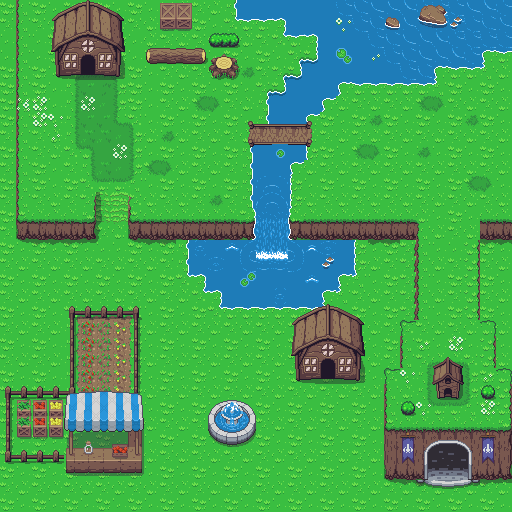

The image is a tile-based game level rendered from a .tmx file. Its description and source (layers, tilesets, objects; grid data summarised) follow:
An orthogonal 32x32 tile map with 16x16 px tiles, 10 tile layers (Cesped, Montaña, Decoración Suelo Traspasable, Decoración Suelo NO traspasable 2, ...).

<map version="1.2" tiledversion="1.3.1" orientation="orthogonal" renderorder="left-down" compressionlevel="0" width="32" height="32" tilewidth="16" tileheight="16" infinite="0" nextlayerid="15" nextobjectid="1">
 <tileset firstgid="1" source="../tsx/terreno.tsx" />
 <layer id="1" name="Cesped" width="32" height="32">
  <data>[1024 cells, 1024 non-empty, 24 distinct tile ids]</data>
 </layer>
 <layer id="4" name="Montaña" width="32" height="32">
  <data>[1024 cells, 150 non-empty, 25 distinct tile ids]</data>
 </layer>
 <layer id="10" name="Decoración Suelo Traspasable" width="32" height="32">
  <data>[1024 cells, 109 non-empty, 30 distinct tile ids]</data>
 </layer>
 <layer id="5" name="Decoración Suelo NO traspasable 2" width="32" height="32">
  <data>[1024 cells, 0 non-empty, 0 distinct tile ids]</data>
 </layer>
 <layer id="13" name="Decoraciñon Paredes" width="32" height="32">
  <data>[1024 cells, 20 non-empty, 18 distinct tile ids]</data>
 </layer>
 <layer id="8" name="Agua" width="32" height="32">
  <data>[1024 cells, 142 non-empty, 31 distinct tile ids]</data>
 </layer>
 <layer id="6" name="Decoración Suelo NO traspasable" width="32" height="32">
  <data>[1024 cells, 109 non-empty, 67 distinct tile ids]</data>
 </layer>
 <layer id="12" name="Decoración Suelo Traspasable por DETRAS" width="32" height="32">
  <data>[1024 cells, 34 non-empty, 24 distinct tile ids]</data>
 </layer>
 <layer id="9" name="Decoración Agua" width="32" height="32">
  <data>[1024 cells, 12 non-empty, 11 distinct tile ids]</data>
 </layer>
 <layer id="11" name="Puente" width="32" height="32">
  <data>[1024 cells, 14 non-empty, 9 distinct tile ids]</data>
 </layer>
</map>
